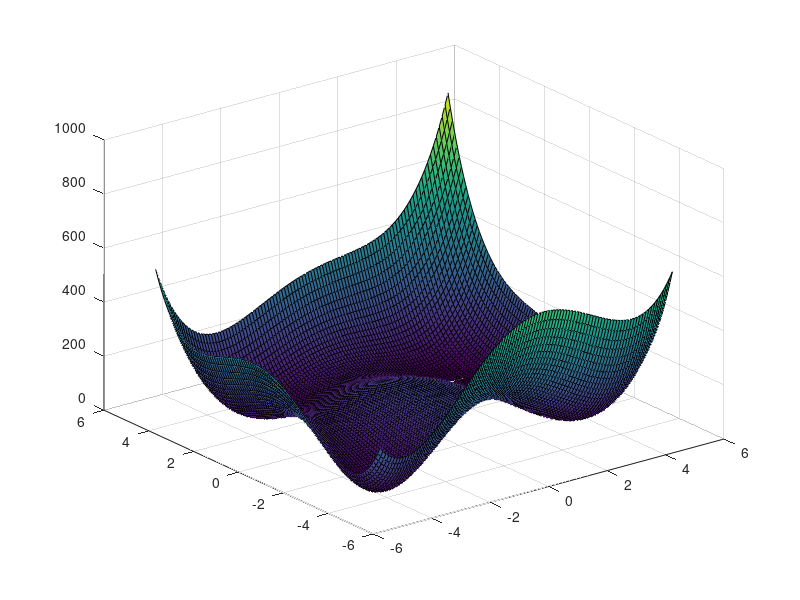
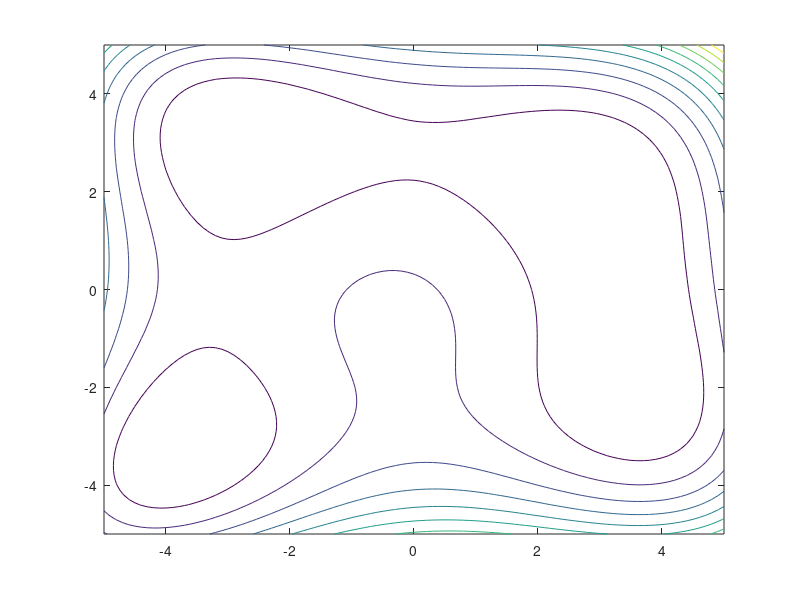

Reproduce these figures in MATLAB, in order. (Note: this script raises an error after producing the figures.)
%% -----------------------------
% Getting started with Matlab 
% -----------------------------

%% Writing functions
% Matlab needs a function with the same name as the function
% Write a functions to add two numbers by creating a new `function` in the
% current folder

%% Declare a function just using a function handle
% See documentation about function handles and declare the adder just using
% a function handle
% Use function handle to write a function to add two numbers
fun = @add;

%% Read the documentation of the optimisers discussed during the class
% SQP
% SLP
% Particle Swarm
% Active-set strategy
% Bonus: Interior point algorithms

% Hint: have a look at fmincon and fminunc

% What are the inputs and outputs required? 
% How is the objective function defined
% How are the constraints provided? 
% What are the options and what do they do? 

%% Tryout an example optimisation problem using the above methods
% Consider Himmelblau's function
f = @(x,y)(x.^2+y-11).^2+(x+y.^2-7).^2;

% Visualise the surface of the function for x, y range [-5,5]
x = -5:0.1:5;
y = -5:0.1:5;
[X,Y] = meshgrid(x,y);
Z = f(X,Y);
surface_plot = surf(X,Y,Z);

% Draw the contours of the function
figure;
cnt_plot = contour(X,Y,Z);

%% Notice the following for the optimisation problems to be solved
% The number of iterations
% The total functional evaluations required
% Reason for convergance
% Time taken 
% Behavior on changing the initial guess
% Convergance behavior
% Satisfaction of constraints
% Value of the objective function
% Effect of availability of gradients

%% Unconstrained optimisation
% Find the minima of the Himmelblau's function assuming no other
% constraints
f = @(x)(x(1).^2 + x(2) - 11).^2 + (x(1) + x(2).^2 - 7).^2; 
% What kind of optimisation problem are we dealing with?

% How do you choose an initial guess?
x0 = [1,1];

% How do you choose the algorithm?
% https://de.mathworks.com/help/optim/ug/choosing-the-algorithm.html

% Solving the problem usign quasi-newton algorithm (use options)
options = optimoptions('fminunc','Display','iter','Algorithm','quasi-newton');
[x,fval,exitflag,output] = fminunc(f,x0,options);

%Providing gradient of the function
options = optimoptions('fminunc','Algorithm','quasi-newton');
[x,fval,exitflag,output] = fminunc(@himmelblauwithgrad,x0,options);

% Read about `CheckGradients` option and see what it does
options = optimoptions('fminunc','Algorithm','quasi-newton','CheckGradients', true);
[x,fval,exitflag,output] = fminunc(@himmelblauwithgrad,x0,options);

% Now try trust region algorithm with and without gradients
options = optimoptions('fminunc','Algorithm','trust-region','SpecifyObjectiveGradient',true);
[x,fval,exitflag,output] = fminunc(@himmelblauwithgrad,x0,options);

% Some methods need the gradients otherwise they do not work. See how trust
% region works
% options = optimoptions('fminunc','Algorithm','trust-region','SpecifyObjectiveGradient',true);
% [x,fval,exitflag,output] = fminunc(f,x0,options);

%% What happens when we only have a budget for 2 iterations, with and
% without gradients using quasi-newton
options = optimoptions('fminunc','Algorithm','quasi-newton','MaxIterations',2);
[xout,fval,exitflag,output] = fminunc(f,x0,options);

% Using tic-toc to find the time taken for the code snippet
tic
options = optimoptions('fminunc','Algorithm','quasi-newton','MaxIterations',2);
[xout,fval,exitflag,output] = fminunc(f,x0,options);
toc

% See other available options, especially try to use `UseParallel`

%% Constrained optimisation
% Solving the same problem in the presense of constraints
% Consider the following linear constraint, A*x - b, x(1)+2*x(2)<=1
% Read the documentation of fmincon and solve this constrained optimisation
% problem
A = [1,2];
b = 1;
options = optimoptions(@fmincon,'Display','iter');
[x,fval,exitflag,output] = fmincon(f,x0,A,b,[],[],[],[],[],options);

% Consider the bounds on the variables x = [-3,0], y = [-0.5,0.5]
lb = [-3,-0.5];
ub = [0,0.5];
options = optimoptions(@fmincon,'Display','iter');
[x,fval,exitflag,output] = fmincon(f,x0,A,b,[],[],lb,ub,[],options);

% Plot all the optima on the contour plots

% Consider the following non-constraint
g = @(x)((x(1)+3).^2+x(2).^2)-4;
[x,fval,exitflag,output] = fmincon(f,x0,A,b,[],[],lb,ub,@nonlcon,options);

% % What is the error. Refer to the documentation and reformulate it in
% % function named ncon_himmelblau
% nonlcon1 = @ncon_himmelblau;
% [x,fval,exitflag,output] = fmincon(f,x0,A,b,[],[],lb,ub,nonlcon1,options);

% Plot the constraints and the solutions

%% Different algorithms for fmincon
% SQP - Notice the warning MATLAB gives for this command, with the given x0
options = optimoptions(@fmincon,'Algorithm','sqp');
[x,fval,exitflag,output] = fmincon(f,x0,A,b,[],[],lb,ub,[],options);

% active-set
options = optimoptions(@fmincon,'Algorithm','active-set');
[x,fval,exitflag,output] = fmincon(f,x0,A,b,[],[],lb,ub,[],options);

% What does the line search value mean as per what we discussed?
% Compare the iterations, functional evaluations and time taken when
% compared to an unconstrained problem

%% Using evolutionary algorithms
% https://de.mathworks.com/help/gads/constrained-minimization-using-ga.html

% Use ga to solve the problem with and without bounds
nvars = 2;
options = optimoptions(@ga,'Display','iter');
[x,fval] = ga(f,nvars);

% With constraints and bounds
[x,fval] = ga(f,nvars,A,b,[],[],lb,ub,[],options);
 

%% Using particle swarm
% https://de.mathworks.com/help/gads/particleswarm.html

% Use particle swarm optimiser to solve the problem
options = optimoptions(@particleswarm,'Display','iter');
[x,fval,exitflag,output] = particleswarm(f,nvars);

%% Interactive learning using the MATLAB live script editor, `Optimize` block
% https://de.mathworks.com/help/optim/ug/optimize.html


%% More examples given here:
% https://de.mathworks.com/help/optim/ug/fmincon.html and
% https://de.mathworks.com/help/optim/ug/fminunc.html to practise

% You can learn more about the behavior of these algorithms by trying them
% out on test functions: https://en.wikipedia.org/wiki/Test_functions_for_optimization